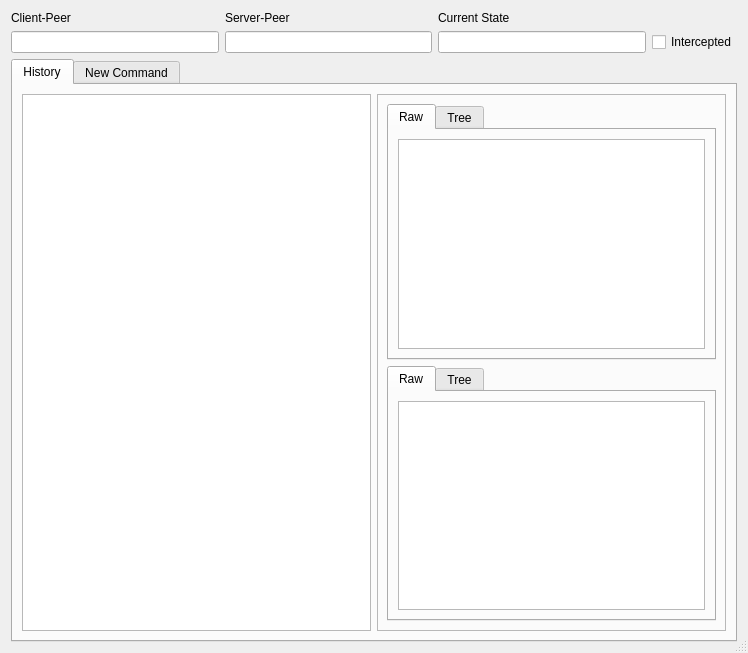
<?xml version="1.0" encoding="UTF-8"?>
<ui version="4.0">
 <class>SessionDialog</class>
 <widget class="QDialog" name="SessionDialog">
  <property name="geometry">
   <rect>
    <x>0</x>
    <y>0</y>
    <width>748</width>
    <height>653</height>
   </rect>
  </property>
  <property name="windowTitle">
   <string>Dialog</string>
  </property>
  <property name="sizeGripEnabled">
   <bool>true</bool>
  </property>
  <layout class="QVBoxLayout" name="verticalLayout">
   <item>
    <layout class="QGridLayout" name="gridLayout">
     <item row="0" column="1">
      <widget class="QLabel" name="label_2">
       <property name="text">
        <string>Server-Peer</string>
       </property>
      </widget>
     </item>
     <item row="0" column="0">
      <widget class="QLabel" name="label">
       <property name="text">
        <string>Client-Peer</string>
       </property>
      </widget>
     </item>
     <item row="1" column="0">
      <widget class="QLineEdit" name="lineEdit_ClientPeer">
       <property name="enabled">
        <bool>true</bool>
       </property>
       <property name="readOnly">
        <bool>true</bool>
       </property>
      </widget>
     </item>
     <item row="1" column="1">
      <widget class="QLineEdit" name="lineEdit_ServerPeer">
       <property name="readOnly">
        <bool>true</bool>
       </property>
      </widget>
     </item>
     <item row="0" column="2">
      <widget class="QLabel" name="label_3">
       <property name="text">
        <string>Current State</string>
       </property>
      </widget>
     </item>
     <item row="1" column="2">
      <widget class="QLineEdit" name="lineEdit_CurrentState">
       <property name="readOnly">
        <bool>true</bool>
       </property>
      </widget>
     </item>
     <item row="1" column="3">
      <widget class="QCheckBox" name="cb_intercepted">
       <property name="text">
        <string>Intercepted</string>
       </property>
      </widget>
     </item>
    </layout>
   </item>
   <item>
    <widget class="QTabWidget" name="tabWidget_ImapSession">
     <property name="currentIndex">
      <number>0</number>
     </property>
     <widget class="QWidget" name="tab">
      <attribute name="title">
       <string>History</string>
      </attribute>
      <layout class="QHBoxLayout" name="horizontalLayout">
       <item>
        <widget class="QTableView" name="tableView_SessionHistory"/>
       </item>
       <item>
        <widget class="QFrame" name="frame_CommandTuple">
         <property name="frameShape">
          <enum>QFrame::StyledPanel</enum>
         </property>
         <property name="frameShadow">
          <enum>QFrame::Raised</enum>
         </property>
         <layout class="QVBoxLayout" name="verticalLayout_5">
          <item>
           <widget class="QTabWidget" name="tabWidget_Command">
            <property name="currentIndex">
             <number>0</number>
            </property>
            <widget class="QWidget" name="tab_3">
             <attribute name="title">
              <string>Raw</string>
             </attribute>
             <layout class="QVBoxLayout" name="verticalLayout_3">
              <item>
               <widget class="QPlainTextEdit" name="plainTextEdit_CommandRaw">
                <property name="readOnly">
                 <bool>true</bool>
                </property>
               </widget>
              </item>
             </layout>
            </widget>
            <widget class="QWidget" name="tab_4">
             <attribute name="title">
              <string>Tree</string>
             </attribute>
             <layout class="QVBoxLayout" name="verticalLayout_2">
              <item>
               <widget class="QTreeWidget" name="treeWidget_CommandTree">
                <column>
                 <property name="text">
                  <string>Rule</string>
                 </property>
                </column>
                <column>
                 <property name="text">
                  <string>Data</string>
                 </property>
                </column>
               </widget>
              </item>
             </layout>
            </widget>
           </widget>
          </item>
          <item>
           <widget class="QTabWidget" name="tabWidget_Response">
            <property name="currentIndex">
             <number>0</number>
            </property>
            <widget class="QWidget" name="tab_5">
             <attribute name="title">
              <string>Raw</string>
             </attribute>
             <layout class="QVBoxLayout" name="verticalLayout_4">
              <item>
               <widget class="QPlainTextEdit" name="plainTextEdit_Reponse_Raw">
                <property name="readOnly">
                 <bool>true</bool>
                </property>
               </widget>
              </item>
             </layout>
            </widget>
            <widget class="QWidget" name="tab_6">
             <attribute name="title">
              <string>Tree</string>
             </attribute>
             <layout class="QVBoxLayout" name="verticalLayout_6">
              <item>
               <widget class="QTreeWidget" name="treeWidget_ResponseTree">
                <column>
                 <property name="text">
                  <string>Rule</string>
                 </property>
                </column>
                <column>
                 <property name="text">
                  <string>Data</string>
                 </property>
                </column>
               </widget>
              </item>
             </layout>
            </widget>
           </widget>
          </item>
         </layout>
        </widget>
       </item>
      </layout>
     </widget>
     <widget class="QWidget" name="tab_2">
      <attribute name="title">
       <string>New Command</string>
      </attribute>
      <layout class="QVBoxLayout" name="verticalLayout_7">
       <item>
        <widget class="QPlainTextEdit" name="plainTextEdit_NewCommand">
         <property name="lineWrapMode">
          <enum>QPlainTextEdit::NoWrap</enum>
         </property>
        </widget>
       </item>
       <item>
        <widget class="QCheckBox" name="checkBox_NewCommand_ConvertLF">
         <property name="text">
          <string>Convert &quot;\n&quot; to &quot;\r\n&quot;</string>
         </property>
         <property name="checked">
          <bool>true</bool>
         </property>
        </widget>
       </item>
       <item>
        <widget class="QPushButton" name="button_SendNewCommand">
         <property name="text">
          <string>Send Command</string>
         </property>
        </widget>
       </item>
      </layout>
     </widget>
    </widget>
   </item>
  </layout>
 </widget>
 <resources/>
 <connections/>
</ui>
